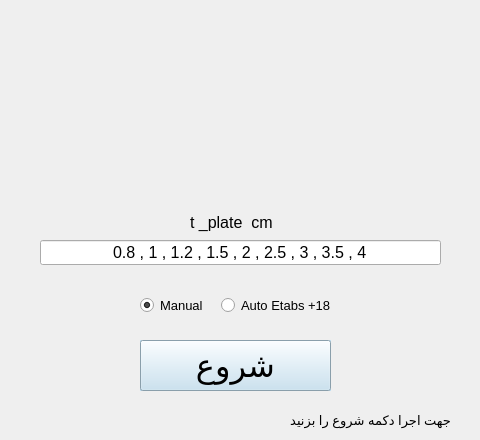
      <widget class="QWidget" name="tab_2">
       <attribute name="title">
        <string>WFP</string>
       </attribute>
       <widget class="QLabel" name="label_9">
        <property name="geometry">
         <rect>
          <x>0</x>
          <y>-70</y>
          <width>471</width>
          <height>351</height>
         </rect>
        </property>
        <property name="text">
         <string/>
        </property>
        <property name="pixmap">
         <pixmap>pic/1.jpg</pixmap>
        </property>
        <property name="scaledContents">
         <bool>true</bool>
        </property>
       </widget>
       <widget class="QWidget" name="horizontalLayoutWidget_2">
        <property name="geometry">
         <rect>
          <x>140</x>
          <y>290</y>
          <width>191</width>
          <height>31</height>
         </rect>
        </property>
        <layout class="QHBoxLayout" name="horizontalLayout_2">
         <item>
          <widget class="QRadioButton" name="manual">
           <property name="enabled">
            <bool>true</bool>
           </property>
           <property name="maximumSize">
            <size>
             <width>100</width>
             <height>100</height>
            </size>
           </property>
           <property name="font">
            <font>
             <pointsize>10</pointsize>
            </font>
           </property>
           <property name="text">
            <string>Manual</string>
           </property>
           <property name="checked">
            <bool>true</bool>
           </property>
          </widget>
         </item>
         <item>
          <widget class="QRadioButton" name="auto1">
           <property name="enabled">
            <bool>true</bool>
           </property>
           <property name="maximumSize">
            <size>
             <width>110</width>
             <height>100</height>
            </size>
           </property>
           <property name="font">
            <font>
             <pointsize>10</pointsize>
            </font>
           </property>
           <property name="text">
            <string>Auto Etabs +18</string>
           </property>
          </widget>
         </item>
        </layout>
       </widget>
       <widget class="QPushButton" name="design_connect_buttom">
        <property name="enabled">
         <bool>true</bool>
        </property>
        <property name="geometry">
         <rect>
          <x>140</x>
          <y>340</y>
          <width>191</width>
          <height>51</height>
         </rect>
        </property>
        <property name="palette">
         <palette>
          <active>
           <colorrole role="WindowText">
            <brush brushstyle="SolidPattern">
             <color alpha="255">
              <red>0</red>
              <green>0</green>
              <blue>0</blue>
             </color>
            </brush>
           </colorrole>
           <colorrole role="Button">
            <brush brushstyle="SolidPattern">
             <color alpha="255">
              <red>193</red>
              <green>222</green>
              <blue>240</blue>
             </color>
            </brush>
           </colorrole>
           <colorrole role="Light">
            <brush brushstyle="SolidPattern">
             <color alpha="255">
              <red>255</red>
              <green>255</green>
              <blue>255</blue>
             </color>
            </brush>
           </colorrole>
           <colorrole role="Midlight">
            <brush brushstyle="SolidPattern">
             <color alpha="255">
              <red>224</red>
              <green>238</green>
              <blue>247</blue>
             </color>
            </brush>
           </colorrole>
           <colorrole role="Dark">
            <brush brushstyle="SolidPattern">
             <color alpha="255">
              <red>96</red>
              <green>111</green>
              <blue>120</blue>
             </color>
            </brush>
           </colorrole>
           <colorrole role="Mid">
            <brush brushstyle="SolidPattern">
             <color alpha="255">
              <red>129</red>
              <green>148</green>
              <blue>160</blue>
             </color>
            </brush>
           </colorrole>
           <colorrole role="Text">
            <brush brushstyle="SolidPattern">
             <color alpha="255">
              <red>0</red>
              <green>0</green>
              <blue>0</blue>
             </color>
            </brush>
           </colorrole>
           <colorrole role="BrightText">
            <brush brushstyle="SolidPattern">
             <color alpha="255">
              <red>255</red>
              <green>255</green>
              <blue>255</blue>
             </color>
            </brush>
           </colorrole>
           <colorrole role="ButtonText">
            <brush brushstyle="SolidPattern">
             <color alpha="255">
              <red>0</red>
              <green>0</green>
              <blue>0</blue>
             </color>
            </brush>
           </colorrole>
           <colorrole role="Base">
            <brush brushstyle="SolidPattern">
             <color alpha="255">
              <red>255</red>
              <green>255</green>
              <blue>255</blue>
             </color>
            </brush>
           </colorrole>
           <colorrole role="Window">
            <brush brushstyle="SolidPattern">
             <color alpha="255">
              <red>193</red>
              <green>222</green>
              <blue>240</blue>
             </color>
            </brush>
           </colorrole>
           <colorrole role="Shadow">
            <brush brushstyle="SolidPattern">
             <color alpha="255">
              <red>0</red>
              <green>0</green>
              <blue>0</blue>
             </color>
            </brush>
           </colorrole>
           <colorrole role="AlternateBase">
            <brush brushstyle="SolidPattern">
             <color alpha="255">
              <red>224</red>
              <green>238</green>
              <blue>247</blue>
             </color>
            </brush>
           </colorrole>
           <colorrole role="ToolTipBase">
            <brush brushstyle="SolidPattern">
             <color alpha="255">
              <red>255</red>
              <green>255</green>
              <blue>220</blue>
             </color>
            </brush>
           </colorrole>
           <colorrole role="ToolTipText">
            <brush brushstyle="SolidPattern">
             <color alpha="255">
              <red>0</red>
              <green>0</green>
              <blue>0</blue>
             </color>
            </brush>
           </colorrole>
          </active>
          <inactive>
           <colorrole role="WindowText">
            <brush brushstyle="SolidPattern">
             <color alpha="255">
              <red>0</red>
              <green>0</green>
              <blue>0</blue>
             </color>
            </brush>
           </colorrole>
           <colorrole role="Button">
            <brush brushstyle="SolidPattern">
             <color alpha="255">
              <red>193</red>
              <green>222</green>
              <blue>240</blue>
             </color>
            </brush>
           </colorrole>
           <colorrole role="Light">
            <brush brushstyle="SolidPattern">
             <color alpha="255">
              <red>255</red>
              <green>255</green>
              <blue>255</blue>
             </color>
            </brush>
           </colorrole>
           <colorrole role="Midlight">
            <brush brushstyle="SolidPattern">
             <color alpha="255">
              <red>224</red>
              <green>238</green>
              <blue>247</blue>
             </color>
            </brush>
           </colorrole>
           <colorrole role="Dark">
            <brush brushstyle="SolidPattern">
             <color alpha="255">
              <red>96</red>
              <green>111</green>
              <blue>120</blue>
             </color>
            </brush>
           </colorrole>
           <colorrole role="Mid">
            <brush brushstyle="SolidPattern">
             <color alpha="255">
              <red>129</red>
              <green>148</green>
              <blue>160</blue>
             </color>
            </brush>
           </colorrole>
           <colorrole role="Text">
            <brush brushstyle="SolidPattern">
             <color alpha="255">
              <red>0</red>
              <green>0</green>
              <blue>0</blue>
             </color>
            </brush>
           </colorrole>
           <colorrole role="BrightText">
            <brush brushstyle="SolidPattern">
             <color alpha="255">
              <red>255</red>
              <green>255</green>
              <blue>255</blue>
             </color>
            </brush>
           </colorrole>
           <colorrole role="ButtonText">
            <brush brushstyle="SolidPattern">
             <color alpha="255">
              <red>0</red>
              <green>0</green>
              <blue>0</blue>
             </color>
            </brush>
           </colorrole>
           <colorrole role="Base">
            <brush brushstyle="SolidPattern">
             <color alpha="255">
              <red>255</red>
              <green>255</green>
              <blue>255</blue>
             </color>
            </brush>
           </colorrole>
           <colorrole role="Window">
            <brush brushstyle="SolidPattern">
             <color alpha="255">
              <red>193</red>
              <green>222</green>
              <blue>240</blue>
             </color>
            </brush>
           </colorrole>
           <colorrole role="Shadow">
            <brush brushstyle="SolidPattern">
             <color alpha="255">
              <red>0</red>
              <green>0</green>
              <blue>0</blue>
             </color>
            </brush>
           </colorrole>
           <colorrole role="AlternateBase">
            <brush brushstyle="SolidPattern">
             <color alpha="255">
              <red>224</red>
              <green>238</green>
              <blue>247</blue>
             </color>
            </brush>
           </colorrole>
           <colorrole role="ToolTipBase">
            <brush brushstyle="SolidPattern">
             <color alpha="255">
              <red>255</red>
              <green>255</green>
              <blue>220</blue>
             </color>
            </brush>
           </colorrole>
           <colorrole role="ToolTipText">
            <brush brushstyle="SolidPattern">
             <color alpha="255">
              <red>0</red>
              <green>0</green>
              <blue>0</blue>
             </color>
            </brush>
           </colorrole>
          </inactive>
          <disabled>
           <colorrole role="WindowText">
            <brush brushstyle="SolidPattern">
             <color alpha="255">
              <red>96</red>
              <green>111</green>
              <blue>120</blue>
             </color>
            </brush>
           </colorrole>
           <colorrole role="Button">
            <brush brushstyle="SolidPattern">
             <color alpha="255">
              <red>193</red>
              <green>222</green>
              <blue>240</blue>
             </color>
            </brush>
           </colorrole>
           <colorrole role="Light">
            <brush brushstyle="SolidPattern">
             <color alpha="255">
              <red>255</red>
              <green>255</green>
              <blue>255</blue>
             </color>
            </brush>
           </colorrole>
           <colorrole role="Midlight">
            <brush brushstyle="SolidPattern">
             <color alpha="255">
              <red>224</red>
              <green>238</green>
              <blue>247</blue>
             </color>
            </brush>
           </colorrole>
           <colorrole role="Dark">
            <brush brushstyle="SolidPattern">
             <color alpha="255">
              <red>96</red>
              <green>111</green>
              <blue>120</blue>
             </color>
            </brush>
           </colorrole>
           <colorrole role="Mid">
            <brush brushstyle="SolidPattern">
             <color alpha="255">
              <red>129</red>
              <green>148</green>
              <blue>160</blue>
             </color>
            </brush>
           </colorrole>
           <colorrole role="Text">
            <brush brushstyle="SolidPattern">
             <color alpha="255">
              <red>96</red>
              <green>111</green>
              <blue>120</blue>
             </color>
            </brush>
           </colorrole>
           <colorrole role="BrightText">
            <brush brushstyle="SolidPattern">
             <color alpha="255">
              <red>255</red>
              <green>255</green>
              <blue>255</blue>
             </color>
            </brush>
           </colorrole>
           <colorrole role="ButtonText">
            <brush brushstyle="SolidPattern">
             <color alpha="255">
              <red>96</red>
              <green>111</green>
              <blue>120</blue>
             </color>
            </brush>
           </colorrole>
           <colorrole role="Base">
            <brush brushstyle="SolidPattern">
             <color alpha="255">
              <red>193</red>
              <green>222</green>
              <blue>240</blue>
             </color>
            </brush>
           </colorrole>
           <colorrole role="Window">
            <brush brushstyle="SolidPattern">
             <color alpha="255">
              <red>193</red>
              <green>222</green>
              <blue>240</blue>
             </color>
            </brush>
           </colorrole>
           <colorrole role="Shadow">
            <brush brushstyle="SolidPattern">
             <color alpha="255">
              <red>0</red>
              <green>0</green>
              <blue>0</blue>
             </color>
            </brush>
           </colorrole>
           <colorrole role="AlternateBase">
            <brush brushstyle="SolidPattern">
             <color alpha="255">
              <red>193</red>
              <green>222</green>
              <blue>240</blue>
             </color>
            </brush>
           </colorrole>
           <colorrole role="ToolTipBase">
            <brush brushstyle="SolidPattern">
             <color alpha="255">
              <red>255</red>
              <green>255</green>
              <blue>220</blue>
             </color>
            </brush>
           </colorrole>
           <colorrole role="ToolTipText">
            <brush brushstyle="SolidPattern">
             <color alpha="255">
              <red>0</red>
              <green>0</green>
              <blue>0</blue>
             </color>
            </brush>
           </colorrole>
          </disabled>
         </palette>
        </property>
        <property name="font">
         <font>
          <pointsize>24</pointsize>
          <weight>50</weight>
          <bold>false</bold>
         </font>
        </property>
        <property name="autoFillBackground">
         <bool>true</bool>
        </property>
        <property name="text">
         <string>شروع</string>
        </property>
       </widget>
       <widget class="QLineEdit" name="t_plate">
        <property name="geometry">
         <rect>
          <x>40</x>
          <y>240</y>
          <width>401</width>
          <height>25</height>
         </rect>
        </property>
        <property name="font">
         <font>
          <pointsize>12</pointsize>
          <weight>50</weight>
          <bold>false</bold>
         </font>
        </property>
        <property name="toolTip">
         <string>ضخامت ورق های موجود برای طراحی</string>
        </property>
        <property name="text">
         <string>0.8 , 1 , 1.2 , 1.5 , 2 , 2.5 , 3 , 3.5 , 4</string>
        </property>
        <property name="alignment">
         <set>Qt::AlignCenter</set>
        </property>
       </widget>
       <widget class="QLabel" name="label_21">
        <property name="geometry">
         <rect>
          <x>190</x>
          <y>210</y>
          <width>91</width>
          <height>25</height>
         </rect>
        </property>
        <property name="font">
         <font>
          <pointsize>12</pointsize>
          <weight>50</weight>
          <bold>false</bold>
         </font>
        </property>
        <property name="text">
         <string>t _plate  cm</string>
        </property>
       </widget>
       <widget class="QLabel" name="label_wfp_design">
        <property name="geometry">
         <rect>
          <x>30</x>
          <y>410</y>
          <width>421</width>
          <height>21</height>
         </rect>
        </property>
        <property name="font">
         <font>
          <pointsize>10</pointsize>
         </font>
        </property>
        <property name="layoutDirection">
         <enum>Qt::LeftToRight</enum>
        </property>
        <property name="text">
         <string>جهت اجرا دکمه شروع را بزنید</string>
        </property>
       </widget>
      </widget>
